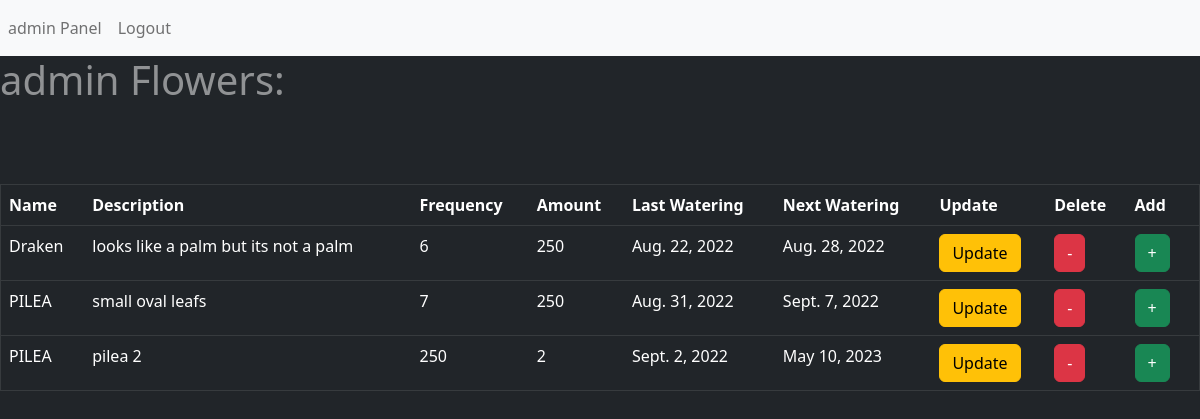
/flower_app/main/ (signed in), run on an earlier commit of the app's database.
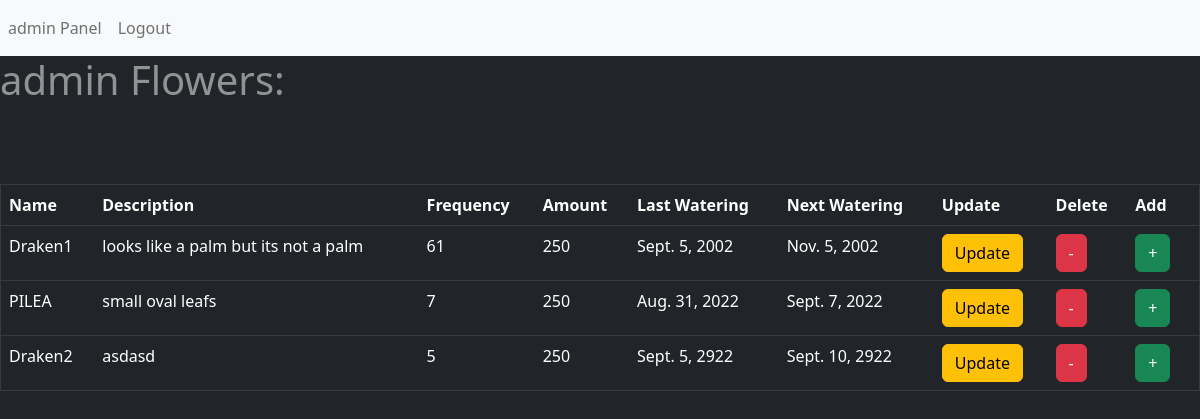
And on a later commit of the database.
### flower_app/models.py (models this page shows)
class Flower(models.Model):
    id = models.AutoField(primary_key = True)
    name = models.CharField(max_length=25, unique=True)
    description = models.CharField(max_length=150)
    frequency = models.IntegerField()
    amount = models.IntegerField()
    last_watering = models.DateField()
    next_watering = models.DateField()

### flower_app/views.py (the view, shortened to what this page needs)
# urls.py: path('main/', views.ListWithForm.as_view(), name="flower"),
class ListWithForm(View):
    def get(self, request):
        data = Flower.objects.all()
        flo = {
            'flower_number': data
        }
        if request.method == 'POST':
            f = Flower()
            f.name = request.POST.get('name')
            return render(request, 'index.html', flo)
        return render(request, 'index.html', flo)

### flower_app/templates/index.html (shortened to what this page needs)
{% extends "base.html" %}
    {% load static %}
{% block content %}
{% if user.is_authenticated %}
    <h1> {{request.user.username}}  Flowers:  </h1>
            <table class = "table table-dark">
                <tr>
                    <th scope = 'col'> Name </th>
                    <th scope = 'col'> Description </th>
                    <th scope = 'col'> Frequency </th>
                    <th scope = 'col'> Amount </th>
                    <th scope = 'col'> Last Watering </th>
                    <th scope = 'col'> Next Watering </th>
                    <th scope = 'col'> Update </th>
                    <th scope = 'col'> Delete </th>
                    <th scope = 'col'> Add  </th>
                </tr>
                {% for f in flower_number %}
                <tr>
                    <td> {{ f.name }} </td>
                    <td> {{ f.description }}</td>
                    <td> {{ f.frequency }}</td>
                    <td> {{ f.amount }}</td>
                    <td> {{ f.last_watering }}</td>
                    <td> {{ f.next_watering }}</td>
                    <td> <a href="/flower_app/updateflower?id={{f.id}}"><input type="button" value="Update" class = "btn btn-warning " > </a> </td>
                    <td> <a href="{% url 'flower-delete' f.id %}"> <input type="button" value="-" class = "btn btn-danger " > </a> </td>
                    <td> <a href = "/flower_app/addflower/"><input type="button" value="+" class=" btn btn-success" style="margin-right: 10px;"></a></td>
                </tr>
            <br />
            {% endfor %}
            </table>
{% else %}
    <div>
        This is how userPanel gonna looks like: <a href ="https://imgur.com/a/GGbRLU " > LINK TO IMGUR </a>
    </div>
{% endif %}
{% endblock %}

What changed in the data, as far as the page shows it:
removed Flower: name "PILEA", description "pilea 2", frequency "250", amount "2", last_watering "Sept. 2, 2022", next_watering "May 10, 2023"
changed Flower "looks like a palm but its not a palm": name "Draken" → "Draken1"; frequency "6" → "61"; last_watering "Aug. 22, 2022" → "Sept. 5, 2002"; next_watering "Aug. 28, 2022" → "Nov. 5, 2002"
added Flower: name "Draken2", description "asdasd", frequency "5", amount "250", last_watering "Sept. 5, 2922", next_watering "Sept. 10, 2922"
